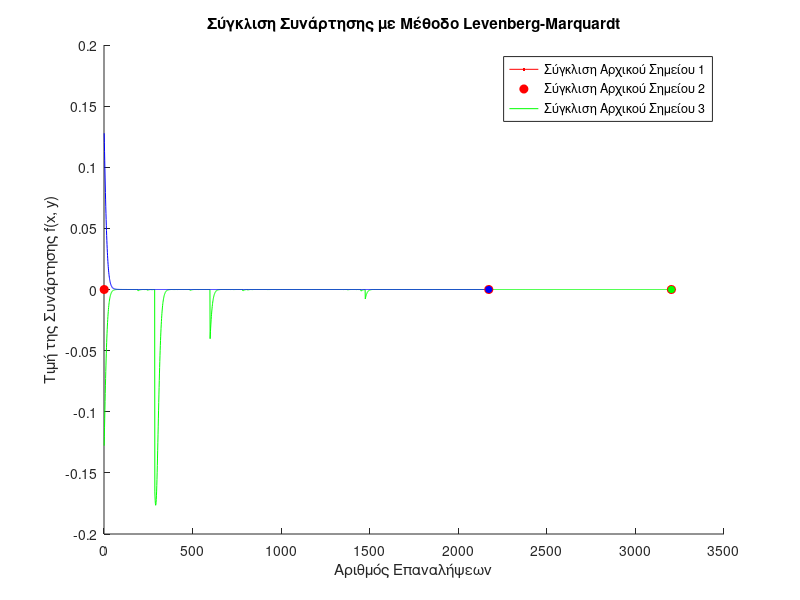

Recreate this plot in MATLAB.
% Ορισμός της συνάρτησης f(x, y) και του gradient
f = @(x) x(1)^5 * exp(-x(1)^2 - x(2)^2); % Συνάρτηση f(x, y)
grad_f = @(x) [5*x(1)^4 * exp(-x(1)^2 - x(2)^2) - 2*x(1)^6 * exp(-x(1)^2 - x(2)^2); ...
               -2*x(1)^5 * x(2) * exp(-x(1)^2 - x(2)^2)]; % Παράγωγος
% Υπολογισμός του Hessian
hessian_f = @(x) [20*x(1)^3 * exp(-x(1)^2 - x(2)^2) - 8*x(1)^5 * exp(-x(1)^2 - x(2)^2) + 4*x(1)^7 * exp(-x(1)^2 - x(2)^2), ...
                  -10*x(1)^4 * x(2) * exp(-x(1)^2 - x(2)^2); ...
                  -10*x(1)^4 * x(2) * exp(-x(1)^2 - x(2)^2), ...
                  -2*x(1)^5 * exp(-x(1)^2 - x(2)^2)]; % Δευτέρες παραγώγοι
% Σημεία εκκίνησης
initial_points = [0, 0; -1, 1; 1, -1];
% Χρώματα για κάθε σημείο εκκίνησης
colors = ['r', 'g', 'b']; % Κόκκινο, Πράσινο, Μπλε
% Ανοίγουμε ένα figure για να δούμε την σύγκλιση
figure;
hold on;
% Παράμετροι της μεθόδου
gamma = 0.1; % Σταθερό βήμα
lambda = 0.01; % Αρχική παράμετρος λ (ρυθμιστική)
epsilon = 1e-6; % Όριο σύγκλισης
max_iter = 100000; % Μέγιστος αριθμός επαναλήψεων
% Υλοποίηση της μεθόδου Levenberg-Marquardt
for i = 1:size(initial_points, 1)
    x = initial_points(i, :)';
    f_values = []; % Για να αποθηκεύσουμε τις τιμές της συνάρτησης κατά την πορεία
    points_x = []; % Αποθήκευση των σημείων για τα τοπικά ελάχιστα
    points_y = []; % Αποθήκευση των τιμών της συνάρτησης για τα τοπικά ελάχιστα
    
    for k = 1:max_iter
        grad = grad_f(x); % Υπολογισμός του gradient
        hess = hessian_f(x); % Υπολογισμός του Hessian
        d = -(hess + lambda * eye(2)) \ grad; % Κατεύθυνση καθόδου (Levenberg-Marquardt)
        
        % Ενημερώνουμε την τιμή του x
        x = x + gamma * d;
        
        % Αποθηκεύουμε την τιμή της συνάρτησης για σύγκριση
        f_values = [f_values; f(x)];
        
        % Αποθηκεύουμε τα σημεία του τοπικού ελαχίστου
        if norm(grad) < epsilon % Έλεγχος για τοπικό ελάχιστο
            points_x = [points_x; x(1)];
            points_y = [points_y; x(2)];
            break; % Σταματάμε αν βρούμε το ελάχιστο
        end
    end
    
    % Εμφανίζουμε τη σύγκλιση της συνάρτησης με διαφορετικό χρώμα για κάθε σημείο εκκίνησης
    plot(1:length(f_values), f_values, 'Color', colors(i)); % Χρησιμοποιούμε διαφορετικό χρώμα για κάθε επανάληψη
    
    % Εμφανίζουμε τα τοπικά ελάχιστα ως κόκκινα σημεία στο διάγραμμα
    plot(length(f_values), f_values(end), 'ro', 'MarkerFaceColor', colors(i)); % Χρώμα για τα τοπικά ελάχιστα
    
    % Εκτύπωση σύγκλισης
    fprintf('Μέθοδος Levenberg-Marquardt με σταθερό γ: Αρχικό σημείο: (%f, %f), Σύγκλιση σε (%f, %f) σε %d επαναλήψεις.\n', ...
        initial_points(i, 1), initial_points(i, 2), x(1), x(2), k);
end
xlabel('Αριθμός Επαναλήψεων');
ylabel('Τιμή της Συνάρτησης f(x, y)');
title('Σύγκλιση Συνάρτησης με Μέθοδο Levenberg-Marquardt');
legend({'Σύγκλιση Αρχικού Σημείου 1', 'Σύγκλιση Αρχικού Σημείου 2', 'Σύγκλιση Αρχικού Σημείου 3'}, 'Location', 'best');
hold off;